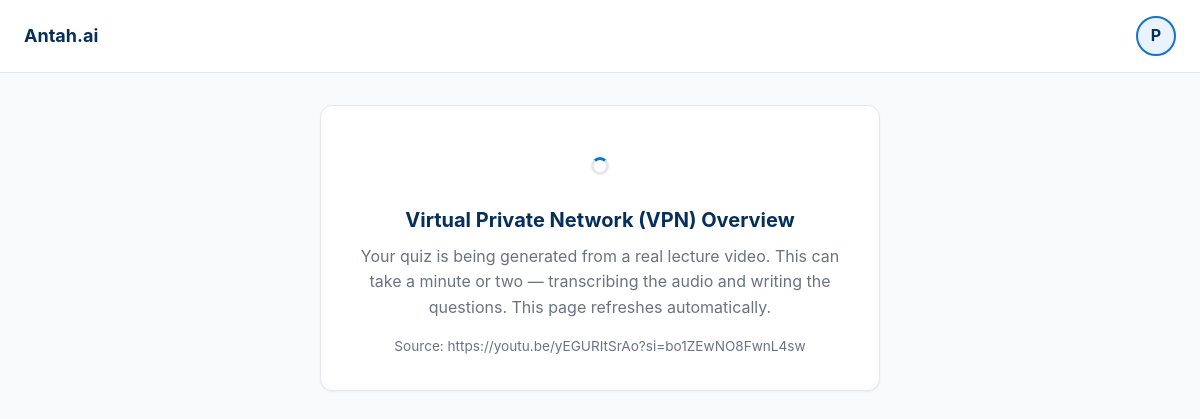
Page /quiz/1 (signed in) on the committed database.
### tables this page shows
CREATE TABLE quiz_attempts (
                id INTEGER PRIMARY KEY AUTOINCREMENT,
                user_id INTEGER NOT NULL REFERENCES users(id),
                submission_id INTEGER NOT NULL REFERENCES submissions(id),
                course_id TEXT NOT NULL,
                course_title TEXT NOT NULL,
                source_link TEXT,
                status TEXT NOT NULL DEFAULT 'generating',
                error TEXT,
                quiz TEXT,
                answers TEXT,
                score INTEGER,
                total INTEGER,
                accuracy REAL,
                created_at TEXT NOT NULL,
                finished_at TEXT
            );

### app.py (the view, shortened to what this page needs)
@app.route("/quiz/<int:attempt_id>", methods=["GET", "POST"])
@login_required
def quiz_attempt(attempt_id: int):
    attempt = _owned_attempt(attempt_id)
    if attempt["status"] == "graded":
        return redirect(url_for("quiz_results", attempt_id=attempt_id))
    if attempt["status"] != "ready":
        return render_template("quiz_status.html", attempt=attempt)

### app.py (called while the page is built)
@app.context_processor
def inject_user() -> dict:
    return {"current_user": session.get("username", "")}

def login_required(view):
    @wraps(view)
    def wrapped(*args, **kwargs):
        if "user_id" not in session:
            return redirect(url_for("login"))
        return view(*args, **kwargs)
    return wrapped

def _require_user() -> int:
    return int(session.get("user_id", 0))

def _owned_attempt(attempt_id: int) -> dict:
    attempt = db.get_attempt(attempt_id)
    if not attempt or attempt["user_id"] != _require_user():
        abort(404)
    return attempt

### db.py (called while the page is built)
def connect() -> sqlite3.Connection:
    conn = sqlite3.connect(DB_PATH)
    conn.row_factory = sqlite3.Row
    conn.execute("PRAGMA foreign_keys = ON")
    return conn

def get_attempt(attempt_id: int) -> dict | None:
    with closing(connect()) as conn:
        row = conn.execute(
            "SELECT * FROM quiz_attempts WHERE id = ?", (attempt_id,)
        ).fetchone()
    return dict(row) if row else None

### templates/quiz_status.html (shortened to what this page needs)
{% extends 'base.html' %}
{% block content %}
<div class="card center mt-4" style="max-width:560px; margin-left:auto; margin-right:auto;">
  <div class="mt-2">
    <span class="spinner"></span>
  </div>
  <h2 class="mt-3" style="font-size:1.25rem; color:var(--brand-deep);">{{ attempt.course_title }}</h2>
  <p class="subtle mt-1" id="statusText">
    Your quiz is being generated from a real lecture video. This can take a minute or two —
    transcribing the audio and writing the questions. This page refreshes automatically.
  </p>
  <p class="mt-2" style="font-size:.85rem; color:var(--ink-dim);">
    Source: <span id="sourceLink" style="word-break:break-all;">{{ attempt.source_link or '' }}</span>
  </p>
</div>
{% endblock %}

### static/css/style.css (style rules this page uses)
:root { --ground: #F8FAFC; --ink: #1F2937; --ink-dim: #6B7280; --border: #E5E7EB; --card: #FFFFFF; --brand: #1573C9; --brand-deep: #06305C; --accent: #E85F1C; --accent-hover: #F2751F; --success: #15803D; --warning: #D97706; --danger: #C0392B; --red-50: #FDECEC; --blue-50: #EAF3FC; --radius: 12px; }
* { margin: 0; padding: 0; box-sizing: border-box; }
body { background: var(--ground); color: var(--ink); font: 400 16px/1.6 -apple-system, BlinkMacSystemFont, "Segoe UI", Roboto, sans-serif; -webkit-font-smoothing: antialiased; min-height: 100vh; }
.card { background: var(--card); border: 1px solid var(--border); border-radius: var(--radius); padding: 2rem; box-shadow: 0 1px 2px rgba(16,24,40,.05); }
.subtle { color: var(--ink-dim); }
.center { text-align: center; }
.mt-1 { margin-top: .5rem; }
.mt-2 { margin-top: 1rem; }
.mt-3 { margin-top: 1.5rem; }
.mt-4 { margin-top: 2rem; }
.spinner { display: inline-block; width: 18px; height: 18px; border: 3px solid var(--border); border-top-color: var(--brand); border-radius: 50%; animation: spin .7s linear infinite; vertical-align: -3px; }

### rows in the picture
quiz_attempts: course_title "Virtual Private Network (VPN) Overview", source_link "https://youtu.be/yEGURItSrAo?si=bo1ZEwNO8FwnL4sw"

### other values in the picture
{{ current_user[0]|upper }} "P"
